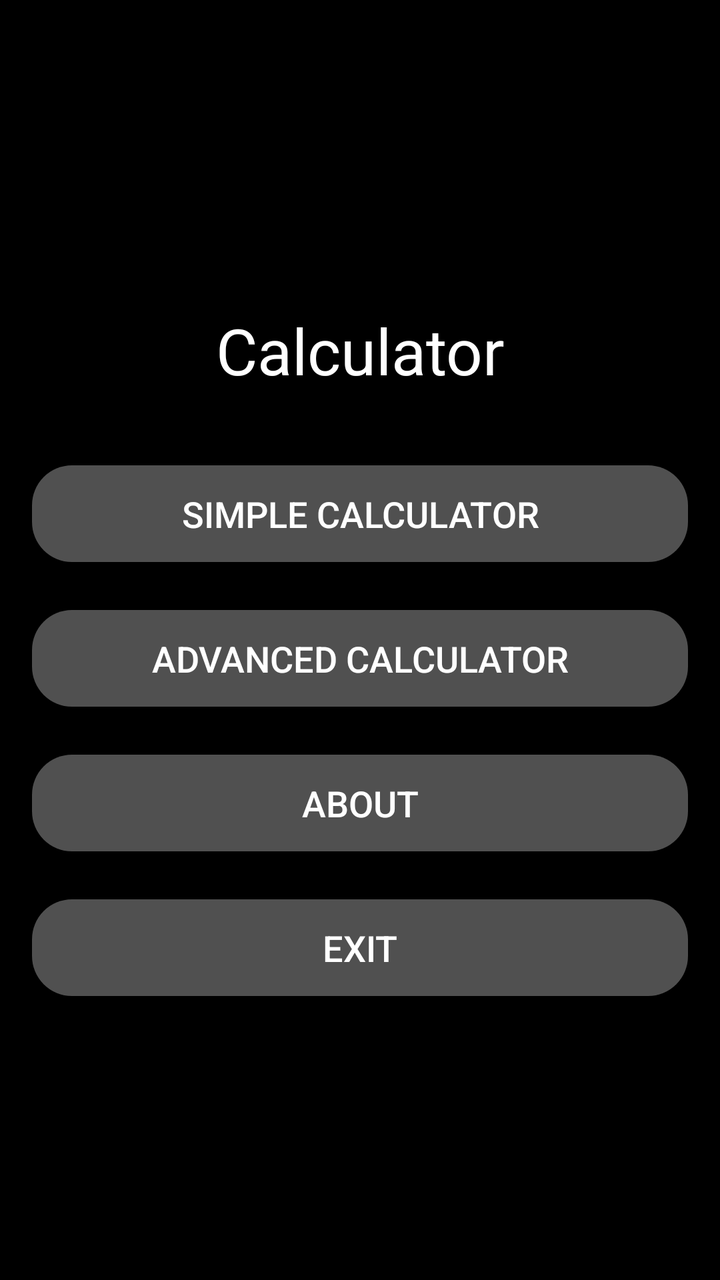
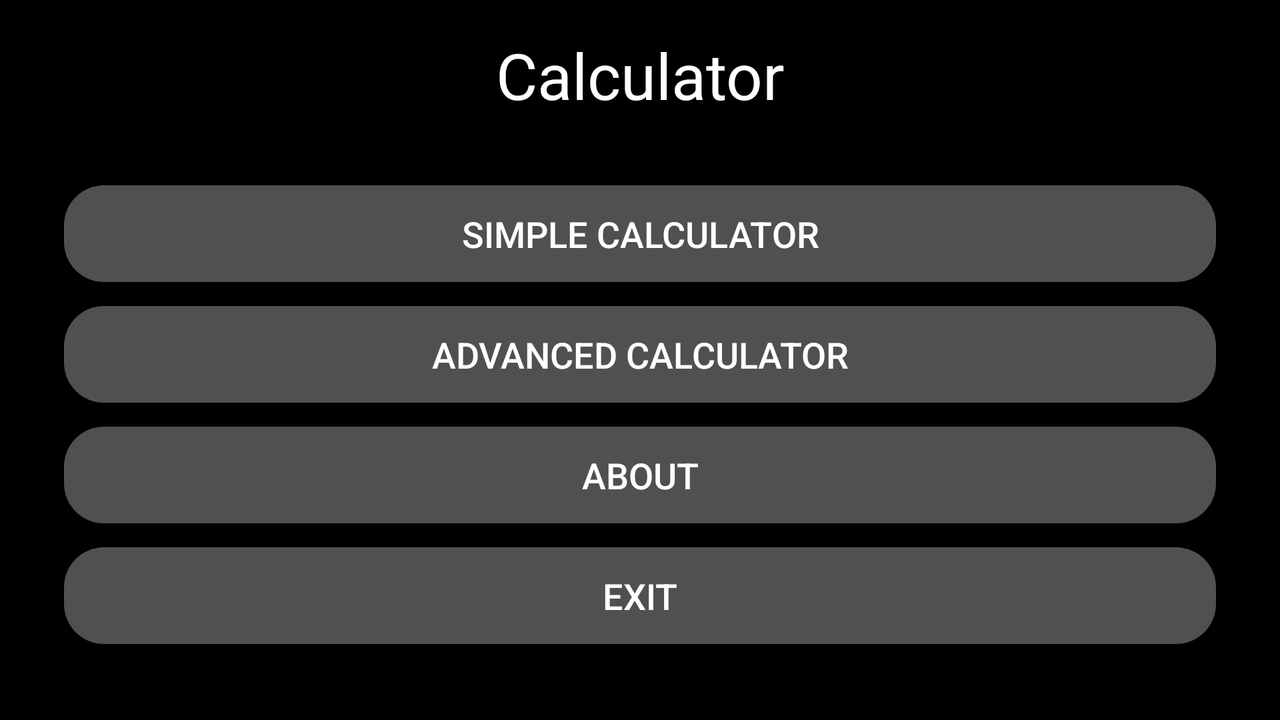

Compare how this app lays out the same screen by default and in its alternative resource folder. The renders come first, then the two layout files and the values they reference.
<!-- AndroidManifest.xml: application theme Theme.calculator.Empty -->
<!-- res/layout/fragment_menu.xml -->
<LinearLayout xmlns:android="http://schemas.android.com/apk/res/android"
    xmlns:app="http://schemas.android.com/apk/res-auto"
    android:layout_width="match_parent"
    android:layout_height="match_parent"
    android:background="@android:color/black"
    android:gravity="center"
    android:orientation="vertical"
    android:padding="16dp"
    app:defaultNavHost="true"
    app:navGraph="@navigation/nav_graph">

    <TextView
        android:id="@+id/textView"
        android:layout_width="match_parent"
        android:layout_height="wrap_content"
        android:text="Calculator"
        android:textSize="32sp"
        android:textColor="@color/white"
        android:gravity="center"
        android:padding="12dp"
        android:layout_marginBottom="24dp"
        />

    <Button
        android:id="@+id/simpleCalculatorButton"
        android:layout_width="match_parent"
        android:layout_height="wrap_content"
        android:background="@drawable/button_background"
        android:padding="12dp"
        android:text="Simple Calculator"
        android:textColor="@color/white"
        android:textSize="18sp" />

    <Button
        android:id="@+id/advancedCalculatorButton"
        android:layout_width="match_parent"
        android:layout_height="wrap_content"
        android:layout_marginTop="24dp"
        android:background="@drawable/button_background"
        android:padding="12dp"
        android:text="Advanced Calculator"
        android:textColor="@color/white"
        android:textSize="18sp" />

    <Button
        android:id="@+id/about"
        android:layout_width="match_parent"
        android:layout_height="wrap_content"
        android:layout_marginTop="24dp"
        android:background="@drawable/button_background"
        android:padding="12dp"
        android:text="About"
        android:textColor="@color/white"
        android:textSize="18sp" />

    <Button
        android:id="@+id/exit"
        android:layout_width="match_parent"
        android:layout_height="wrap_content"
        android:layout_marginTop="24dp"
        android:background="@drawable/button_background"
        android:padding="12dp"
        android:text="Exit"
        android:textColor="@color/white"
        android:textSize="18sp" />

</LinearLayout>
<!-- resources referenced by this layout -->
<resources>
  <color name="white">#FFFFFF</color>
  <!-- drawable button_background (drawable) -->
  <?xml version="1.0" encoding="utf-8"?>
  <shape xmlns:android="http://schemas.android.com/apk/res/android">
      <solid android:color="#505050"/>
      <corners android:radius="20sp"/>
  </shape>
  <style name="Theme.calculator.Empty" parent="Theme.AppCompat.Light.NoActionBar">
      </style>
</resources>
<!-- res/layout-land/fragment_menu.xml (the repository's variant of the layout above) -->
<!-- drawn on the phone turned sideways -->
<?xml version="1.0" encoding="utf-8"?>
<LinearLayout xmlns:android="http://schemas.android.com/apk/res/android"
    xmlns:app="http://schemas.android.com/apk/res-auto"
    android:layout_width="match_parent"
    android:layout_height="match_parent"
    android:background="@android:color/black"
    android:gravity="center"
    android:orientation="vertical"
    android:padding="16dp"
    app:defaultNavHost="true"
    app:navGraph="@navigation/nav_graph">

    <TextView
        android:id="@+id/textView"
        android:layout_width="match_parent"
        android:layout_height="wrap_content"
        android:gravity="center"
        android:padding="0dp"
        android:text="Calculator"
        android:textColor="@color/white"
        android:textSize="32sp" />

    <LinearLayout xmlns:android="http://schemas.android.com/apk/res/android"
        xmlns:app="http://schemas.android.com/apk/res-auto"
        android:layout_width="match_parent"
        android:layout_height="match_parent"
        android:background="@android:color/black"
        android:gravity="center"
        android:orientation="vertical"
        android:padding="16dp"
        app:defaultNavHost="true"
        app:navGraph="@navigation/nav_graph">

        <Button
            android:id="@+id/simpleCalculatorButton"
            android:layout_width="match_parent"
            android:layout_height="wrap_content"
            android:background="@drawable/button_background"
            android:layout_marginTop="12dp"
            android:padding="12dp"
            android:text="Simple Calculator"
            android:textColor="@color/white"
            android:textSize="18sp" />

        <Button
            android:id="@+id/advancedCalculatorButton"
            android:layout_width="match_parent"
            android:layout_height="wrap_content"
            android:layout_marginTop="12dp"
            android:background="@drawable/button_background"
            android:padding="12dp"
            android:text="Advanced Calculator"
            android:textColor="@color/white"
            android:textSize="18sp" />

        <Button
            android:id="@+id/about"
            android:layout_width="match_parent"
            android:layout_height="wrap_content"
            android:layout_marginTop="12dp"
            android:background="@drawable/button_background"
            android:padding="12dp"
            android:text="About"
            android:textColor="@color/white"
            android:textSize="18sp" />

        <Button
            android:id="@+id/exit"
            android:layout_width="match_parent"
            android:layout_height="wrap_content"
            android:layout_marginTop="12dp"
            android:background="@drawable/button_background"
            android:padding="12dp"
            android:text="Exit"
            android:textColor="@color/white"
            android:textSize="18sp" />
    </LinearLayout>
</LinearLayout>
